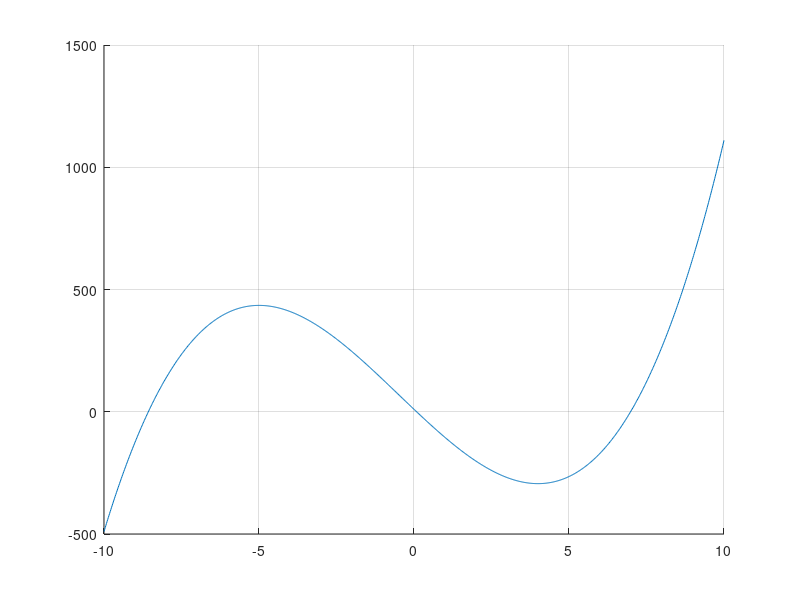

MATLAB code to generate this figure: (Note: this script raises an error after producing the figure.)
% esercizio 4
% Determinare, con ciascuno dei metodi visti a lezione, tutte le
% radici della funzione ( ) 2x^3 + 3x^2 - 120x + 10 nell?intervallo
% [-10,10], facendo uso del grafico per individuare i diversi intervalli
% di studio.

clc;
clear;

f1 = @(x)2*x.^3 + 3*x.^2 - 120*x + 10;
f1_der = @(x)6*x.^2 + 6*x - 120;

x_f1 = linspace(-10, 10, 1000);
y_f1 = feval(f1, x_f1);

hold on
grid on
plot(x_f1, y_f1);
hold off

interval = [-10 -8; -2 2; 6 8];

prec = 10^-5;
max_it = 50;

res = zeros(2, 4);

for n = 1: 3
    disp('************************************************')
    fprintf('Intervallo %d\n', n);
    disp('************************************************')
    [c, i] = bisezione(f1, interval(n, :), prec, max_it);
    disp('BISEZIONE');
    fprintf('Zero di f\t\tN Iter\n');
    fprintf('%f\t\t\t%d\n\n', c, i);    
    [c, i] = regulafalsi(f1, interval(n, :), prec, max_it);
    disp('REGULA FALSI');
    fprintf('Zero di f\t\tN Iter\n');
    fprintf('%f\t\t\t%d\n\n', c, i);
    [c, i] = secanti(f1, interval(n, :), prec, max_it);
    disp('SECANTI');
    fprintf('Zero di f\t\tN Iter\n');
    fprintf('%f\t\t\t%d\n\n', c, i);
    [c, i] = newton(f1, f1_der, interval(n, 2), prec, max_it);
    disp('NEWTON');
    fprintf('Zero di f\t\tN Iter\n');
    fprintf('%f\t\t\t%d\n\n', c, i);
end